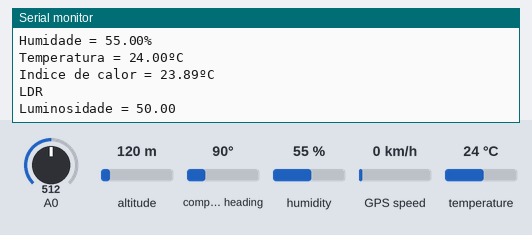
The sketch below on a simulated ESP8266 (NodeMCU). Shown: the last lines printed to the serial monitor. Inputs (shaded band) come from the test bench; at power-on: altitude 120 m, A0 = 512, compass heading 90°, humidity 55 %, GPS speed 0 km/h, temperature 24 °C. WiFi joins after 1.5 s; servers stay silent unless stated; the GPS gets a fix after 3 s at 37.7749, -122.4194 with 8 satellites; no MQTT or app messages arrive unless stated.

Above: at 4.9 s.
5.0 s: altitude set to 108 m
12.4 s: altitude set to 89 m
13.9 s: A0 set to 912
At 15.0 s:
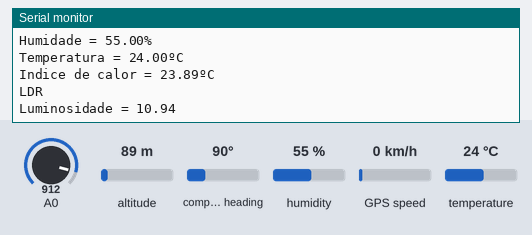
21.3 s: A0 set to 936
At 22.0 s:
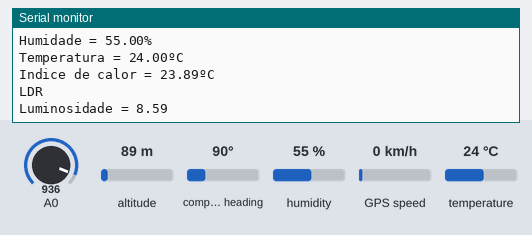
Timing chart, 0 to 24.3 s (numbered marks = the images above; inputs shaded):
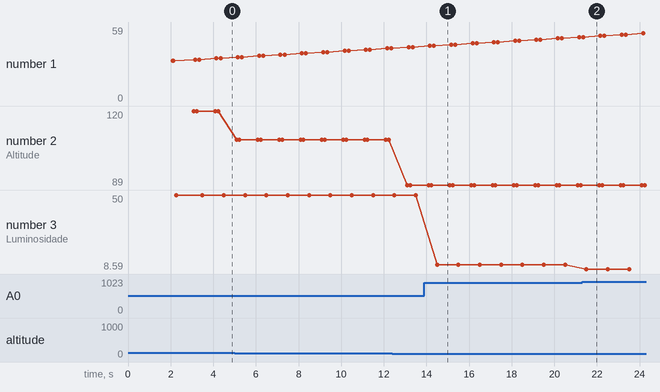

Measured:
- after the input at 13.9 s, the serial monitor: prints a new line after 0.60 s (image 1)
- after the input at 21.3 s, the serial monitor: prints a new line after 0.20 s (image 2)
- plotted number 2: 120 → 108 after the input at 5.0 s, 108 → 89 after the input at 12.4 s
- plotted number 3: 50 → 10.94 after the input at 13.9 s, 10.94 → 8.59 after the input at 21.3 s

The sketch:

esp_code.ino
```cpp
/**
  @file esp_code.ino
  @brief Code for ESP8266

  Code for ESP8266 to acquire data from sensors
  and send it to the server via Web API
  @date June 2022
  @authors Miguel Santos, Steven Lincango
*/

#include <ESP8266WiFi.h>
#include <ESP8266HTTPClient.h>
#include <DHT.h>
#include <SoftwareSerial.h>
#include <TinyGPSPlus.h>
#include <ArduinoJson.h>
#include <WiFiClientSecure.h>
#include <PubSubClient.h>


WiFiClientSecure wifiClient;
WiFiClient brokerClient;
HTTPClient httpClient;

// MQTT Broker
PubSubClient client(brokerClient);
const char *mqtt_broker = "x.x.x.x";
const char *topic = "configs";
const int mqtt_port = 1883;

const char *host = "https://meteodrones.tk/api/data";    //host to send data
const char *getHost = "https://meteodrones.tk/get-configs";    //host to get send configs

#define DHTPIN 2
#define DHTTYPE DHT11
DHT dht(DHTPIN, DHTTYPE);

SoftwareSerial SoftSerial(12, 13);
TinyGPSPlus gps;
char gpsBuffer[100];
char dateBuffer[100];
char timeBuffer[100];

StaticJsonDocument<1024> dataJson;
StaticJsonDocument<1024> configsJson;

unsigned long previousMillis = 0;
const long interval = 1000;    //delay to read data from DHT and LDR sensors
unsigned long previousMillis2 = 0;

float sendTime = 0.0;
float sendDistance = 0.0;
String type;

double initLat;
double initLng;
double distance = 0;
int flag = 0;
double altInterval = 0;
double initAlt = 0;

void setup() {
  Serial.begin(9600);
  SoftSerial.begin(9600);

  char ssid [] = "SSID";
  char pass [] = "PASSWORD";

  Serial.println("A ligar ao Wi-Fi...");
  WiFi.begin(ssid, pass);

  while (WiFi.status() != WL_CONNECTED) {
    Serial.print(".");
    delay(500);
  }
  Serial.println("\nLigado ao Wi-Fi com sucesso");

  Serial.print("Endereco IP: ");
  Serial.println(WiFi.localIP());
  Serial.print("Mascara de rede: ");
  Serial.println(WiFi.subnetMask());
  Serial.print("Endereco IP do Gateway: ");
  Serial.println(WiFi.gatewayIP());
  Serial.print("Potencia do sinal recebido: ");
  Serial.println(WiFi.RSSI());
  Serial.print("\n");

  //MQTT
  client.setServer(mqtt_broker, mqtt_port);
  client.setCallback(callback);
  while (!client.connected()) {
      String client_id = "esp8266-client-";
      client_id += String(WiFi.macAddress());
      Serial.printf("A conectar ao MQTT Broker\n");
      if (client.connect(client_id.c_str())) {
          Serial.println("Conectado ao MQTT Broker");
      } else {
          Serial.print("Erro ao conectar com o MQTT Broker. Erro: ");
          Serial.print(client.state());
          delay(2000);
      }
  }
  client.subscribe(topic);

  dht.begin();
  cleanJson();     //start json with null values
  setSendConfigs();    //configuration for send information
}

void loop() {
  while (SoftSerial.available() > 0) {
    if (gps.encode(SoftSerial.read())) {    //read data from GPS module
      printGPSData();
    }
  }

  unsigned long currentMillis = millis();
  if (currentMillis - previousMillis >= interval) {   //print DHT and LDR data
    previousMillis = currentMillis;
    printDHTData();
    printLDRData();
  }

  if (type == "T") {    //send data by time
    unsigned long currentMillis2 = millis();
    if (currentMillis2 - previousMillis2 >= (sendTime * 1000)) {
      previousMillis2 = currentMillis2;
      sendData();
    }
  }

  if (type == "D"){     //send data by distance
    if (distance >= sendDistance || altInterval >= sendDistance) {
      sendData();
      distance = 0;
      altInterval = 0;
      flag = 0;
    }
  }
  client.loop();    //for mqtt messages
}

void printGPSData()
{
  if (gps.location.isUpdated()) {
    Serial.println("\nGPS");

    double lat = gps.location.lat();
    double lng = gps.location.lng();
    double altitude = gps.altitude.meters();

    snprintf(gpsBuffer, sizeof(gpsBuffer),
             "Latitude: %.8f, Longitude: %.8f, Altitude: %.2f m",
             lat, lng, altitude);
    Serial.println(gpsBuffer);

    dataJson["latitude"] = lat;
    dataJson["longitude"] = lng;
    dataJson["altitude"] = altitude;

    if (flag == 0 && type == "D") {
      initLat = lat;
      initLng = lng;
      initAlt = altitude;
      flag = 1;
    }

    distance = TinyGPSPlus::distanceBetween(initLat, initLng, lat, lng);    //calculate distance traveled
    altInterval = altitude - initAlt;    //calculate distance traveled by altitude

    Serial.print("Distancia: ");
    Serial.print(distance);
    Serial.println(" m");
  }

  if (gps.date.isUpdated()) {
    int year = gps.date.year();
    int month = gps.date.month();
    int day = gps.date.day();

    snprintf(dateBuffer, sizeof(dateBuffer),
             "Data: %d-%02d-%02d",
             year, month, day);
    Serial.println(dateBuffer);

    dataJson["date"] = String(day) + '/' + String(month) + '/' + String(year);
  }

  if (gps.time.isUpdated()) {
    int hour = gps.time.hour();
    int minute = gps.time.minute();
    int second = gps.time.second();

    snprintf(timeBuffer, sizeof(timeBuffer),
             "Hora: %02d:%02d:%02d",
             hour, minute, second);
    Serial.println(timeBuffer);

    dataJson["time"] = String(hour) + ':' + String(minute) + ':' + String(second);
  }

  if (gps.speed.isUpdated()) {
    Serial.print("Velocidade: ");
    Serial.print(gps.speed.kmph());
    Serial.println(" km/h");
  }

  if (gps.satellites.isUpdated()) {
    Serial.print("Numero de satelites: ");
    Serial.println(gps.satellites.value());
  }
}

void printDHTData() {
  Serial.println("\nDHT");
  float humidity = dht.readHumidity();
  float temperature = dht.readTemperature();

  if (isnan(humidity) || isnan(temperature)) {
    Serial.println(F("Falha ao ler do sensor DHT!"));

    dataJson["temperature"] = 0;
    dataJson["humidity"] = 0;
    dataJson["heat_index"] = 0;
  }
  else {
    float heatIndex = dht.computeHeatIndex(temperature, humidity, false);    //compute heat index     //false to ºC
    Serial.print("Humidade = ");
    Serial.print(humidity);
    Serial.println("%");
    Serial.print("Temperatura = ");
    Serial.print(temperature);
    Serial.println("ºC");
    Serial.print("Indice de calor = ");
    Serial.print(heatIndex);
    Serial.println("ºC");

    dataJson["temperature"] = temperature;
    dataJson["humidity"] = humidity;
    dataJson["heat_index"] = heatIndex;
  }
}

void printLDRData() {
  Serial.println("\nLDR");
  int sensorValue = analogRead(A0);
  float luminosity = 100.0 - (sensorValue * (100.0 / 1024.0));
  Serial.print("Luminosidade = ");
  Serial.println(luminosity);
  dataJson["luminosity"] = luminosity;
}

void sendData() {
  Serial.println("\nSend Data");
  String requestBody;
  serializeJsonPretty(dataJson, requestBody);

  wifiClient.setInsecure();     //does not verify the certificate
  wifiClient.connect(host, 443);    //connect to host
  httpClient.begin(wifiClient, host);
  httpClient.addHeader("Content-Type", "application/json");
  int httpResponseCode = httpClient.POST(requestBody);    //send json

  if (httpResponseCode > 0) {    //get response
    String response = httpClient.getString();
    Serial.print("Status Code: ");
    Serial.println(httpResponseCode);
    Serial.println(response);
  }
  else {
    Serial.println("Ocorreu um erro ao enviar HTTP POST");
  }
  httpClient.end();

  cleanJson();    //clear json and start with null values
}

void cleanJson() {
  dataJson.clear();

  //start json with null values
  dataJson["latitude"] = nullptr;
  dataJson["longitude"] = nullptr;
  dataJson["altitude"] = nullptr;
  dataJson["date"] = "--/--/----";
  dataJson["time"] = "--:--:--";
  dataJson["luminosity"] = nullptr;
}

void setSendConfigs() {
  Serial.println("\nSet send configuration");

  wifiClient.setInsecure();    //does not verify the certificate
  wifiClient.connect(getHost, 443);    //connect to host
  httpClient.begin(wifiClient, getHost);
  int httpResponseCode = httpClient.GET();    //request send configuration

  if (httpResponseCode > 0) {    //get response
    String response = httpClient.getString();
    Serial.print("Status Code: ");
    Serial.println(httpResponseCode);
    Serial.println(response);

    deserializeJson(configsJson, response);
    sendTime = configsJson["time"];
    sendDistance = configsJson["meters"];
    type = String(configsJson["type"]);
  }
  else {
    Serial.println("Ocorreu um erro ao enviar HTTP GET");
  }
  httpClient.end();
}

//for mqtt messages
void callback(char *topic, byte *payload, unsigned int length) {
  String configurations = "";
  Serial.println("\nConfiguracoes: ");

  for (int i = 0; i < length; i++) {
      configurations += (char) payload[i];
  }
  Serial.println(configurations);
  Serial.println();
  deserializeJson(configsJson, configurations);
  sendTime = configsJson["time"];
  sendDistance = configsJson["meters"];
  type = String(configsJson["type"]);
}
```
